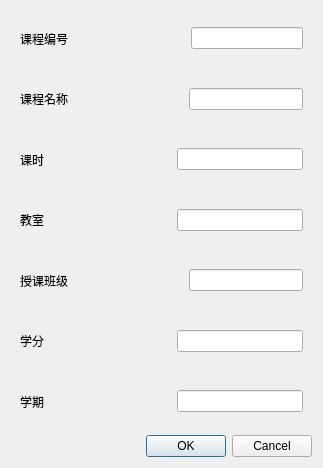
<?xml version="1.0" encoding="UTF-8"?>
<ui version="4.0">
 <class>ModifyDialog</class>
 <widget class="QDialog" name="ModifyDialog">
  <property name="geometry">
   <rect>
    <x>0</x>
    <y>0</y>
    <width>323</width>
    <height>468</height>
   </rect>
  </property>
  <property name="windowTitle">
   <string>管理授课</string>
  </property>
  <layout class="QVBoxLayout" name="verticalLayout">
   <item>
    <widget class="QWidget" name="widget" native="true">
     <layout class="QHBoxLayout" name="horizontalLayout">
      <item>
       <widget class="QLabel" name="label">
        <property name="text">
         <string>课程编号 </string>
        </property>
       </widget>
      </item>
      <item>
       <spacer name="horizontalSpacer">
        <property name="orientation">
         <enum>Qt::Horizontal</enum>
        </property>
        <property name="sizeHint" stdset="0">
         <size>
          <width>40</width>
          <height>20</height>
         </size>
        </property>
       </spacer>
      </item>
      <item>
       <widget class="QLineEdit" name="EditNumber"/>
      </item>
     </layout>
    </widget>
   </item>
   <item>
    <widget class="QWidget" name="widget_2" native="true">
     <layout class="QHBoxLayout" name="horizontalLayout_2">
      <item>
       <widget class="QLabel" name="label_2">
        <property name="text">
         <string>课程名称</string>
        </property>
       </widget>
      </item>
      <item>
       <spacer name="horizontalSpacer_2">
        <property name="orientation">
         <enum>Qt::Horizontal</enum>
        </property>
        <property name="sizeHint" stdset="0">
         <size>
          <width>40</width>
          <height>20</height>
         </size>
        </property>
       </spacer>
      </item>
      <item>
       <widget class="QLineEdit" name="EditName"/>
      </item>
     </layout>
    </widget>
   </item>
   <item>
    <widget class="QWidget" name="widget_3" native="true">
     <layout class="QHBoxLayout" name="horizontalLayout_3">
      <item>
       <widget class="QLabel" name="label_3">
        <property name="text">
         <string>课时</string>
        </property>
       </widget>
      </item>
      <item>
       <spacer name="horizontalSpacer_3">
        <property name="orientation">
         <enum>Qt::Horizontal</enum>
        </property>
        <property name="sizeHint" stdset="0">
         <size>
          <width>40</width>
          <height>20</height>
         </size>
        </property>
       </spacer>
      </item>
      <item>
       <widget class="QLineEdit" name="EditTime"/>
      </item>
     </layout>
    </widget>
   </item>
   <item>
    <widget class="QWidget" name="widget_4" native="true">
     <layout class="QHBoxLayout" name="horizontalLayout_4">
      <item>
       <widget class="QLabel" name="label_4">
        <property name="text">
         <string>教室</string>
        </property>
       </widget>
      </item>
      <item>
       <spacer name="horizontalSpacer_4">
        <property name="orientation">
         <enum>Qt::Horizontal</enum>
        </property>
        <property name="sizeHint" stdset="0">
         <size>
          <width>40</width>
          <height>20</height>
         </size>
        </property>
       </spacer>
      </item>
      <item>
       <widget class="QLineEdit" name="EditSite"/>
      </item>
     </layout>
    </widget>
   </item>
   <item>
    <widget class="QWidget" name="widget_5" native="true">
     <layout class="QHBoxLayout" name="horizontalLayout_5">
      <item>
       <widget class="QLabel" name="label_5">
        <property name="text">
         <string>授课班级</string>
        </property>
       </widget>
      </item>
      <item>
       <spacer name="horizontalSpacer_5">
        <property name="orientation">
         <enum>Qt::Horizontal</enum>
        </property>
        <property name="sizeHint" stdset="0">
         <size>
          <width>40</width>
          <height>20</height>
         </size>
        </property>
       </spacer>
      </item>
      <item>
       <widget class="QLineEdit" name="EditTech"/>
      </item>
     </layout>
    </widget>
   </item>
   <item>
    <widget class="QWidget" name="widget_6" native="true">
     <layout class="QHBoxLayout" name="horizontalLayout_6">
      <item>
       <widget class="QLabel" name="label_6">
        <property name="text">
         <string>学分</string>
        </property>
       </widget>
      </item>
      <item>
       <spacer name="horizontalSpacer_6">
        <property name="orientation">
         <enum>Qt::Horizontal</enum>
        </property>
        <property name="sizeHint" stdset="0">
         <size>
          <width>40</width>
          <height>20</height>
         </size>
        </property>
       </spacer>
      </item>
      <item>
       <widget class="QLineEdit" name="EditScore"/>
      </item>
     </layout>
    </widget>
   </item>
   <item>
    <widget class="QWidget" name="widget_7" native="true">
     <layout class="QHBoxLayout" name="horizontalLayout_7">
      <item>
       <widget class="QLabel" name="label_7">
        <property name="text">
         <string>学期</string>
        </property>
       </widget>
      </item>
      <item>
       <spacer name="horizontalSpacer_7">
        <property name="orientation">
         <enum>Qt::Horizontal</enum>
        </property>
        <property name="sizeHint" stdset="0">
         <size>
          <width>40</width>
          <height>20</height>
         </size>
        </property>
       </spacer>
      </item>
      <item>
       <widget class="QLineEdit" name="EditPhase"/>
      </item>
     </layout>
    </widget>
   </item>
   <item>
    <widget class="QDialogButtonBox" name="buttonBox">
     <property name="orientation">
      <enum>Qt::Horizontal</enum>
     </property>
     <property name="standardButtons">
      <set>QDialogButtonBox::Cancel|QDialogButtonBox::Ok</set>
     </property>
    </widget>
   </item>
  </layout>
 </widget>
 <resources/>
 <connections>
  <connection>
   <sender>buttonBox</sender>
   <signal>accepted()</signal>
   <receiver>ModifyDialog</receiver>
   <slot>accept()</slot>
   <hints>
    <hint type="sourcelabel">
     <x>248</x>
     <y>254</y>
    </hint>
    <hint type="destinationlabel">
     <x>157</x>
     <y>274</y>
    </hint>
   </hints>
  </connection>
  <connection>
   <sender>buttonBox</sender>
   <signal>rejected()</signal>
   <receiver>ModifyDialog</receiver>
   <slot>reject()</slot>
   <hints>
    <hint type="sourcelabel">
     <x>316</x>
     <y>260</y>
    </hint>
    <hint type="destinationlabel">
     <x>286</x>
     <y>274</y>
    </hint>
   </hints>
  </connection>
 </connections>
</ui>
